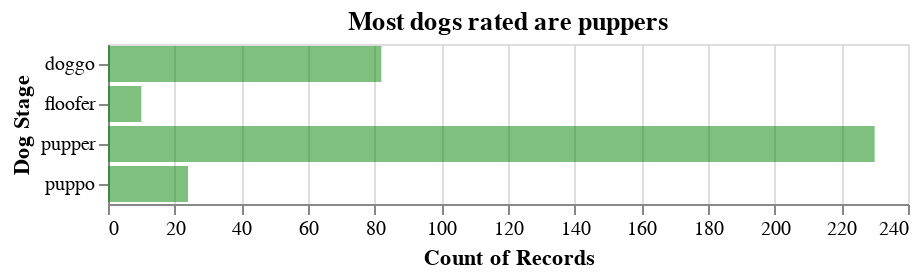

The cell this chart's notebook holds for it:
### Code cell
alt.Chart(tweets_master[tweets_master['dog_stage']!= 'unknown']).mark_bar(color='green', opacity=0.5).encode(
    alt.Y('dog_stage', axis=alt.Axis(title='Dog Stage')),
    x='count()'
).properties(title = 'Most dogs rated are puppers')

### Figure 1 — Vega-Lite specification as saved in the notebook (floating-point values rounded to 4 significant figures; data arrays with more than 128 entries replaced by an {"elided": "..."} marker saying what was removed)
{"config": {"view": {"continuousWidth": 400, "continuousHeight": 300}}, "data": {"name": "data-3967f64d45c70dd6de6923f90badb514"}, "mark": {"type": "bar", "color": "green", "opacity": 0.5}, "encoding": {"x": {"aggregate": "count", "type": "quantitative"}, "y": {"axis": {"title": "Dog Stage"}, "field": "dog_stage", "type": "nominal"}}, "title": "Most dogs rated are puppers", "$schema": "https://vega.github.io/schema/vega-lite/v4.17.0.json", "datasets": {"data-3967f64d45c70dd6de6923f90badb514": {"elided": "346 records"}}}
